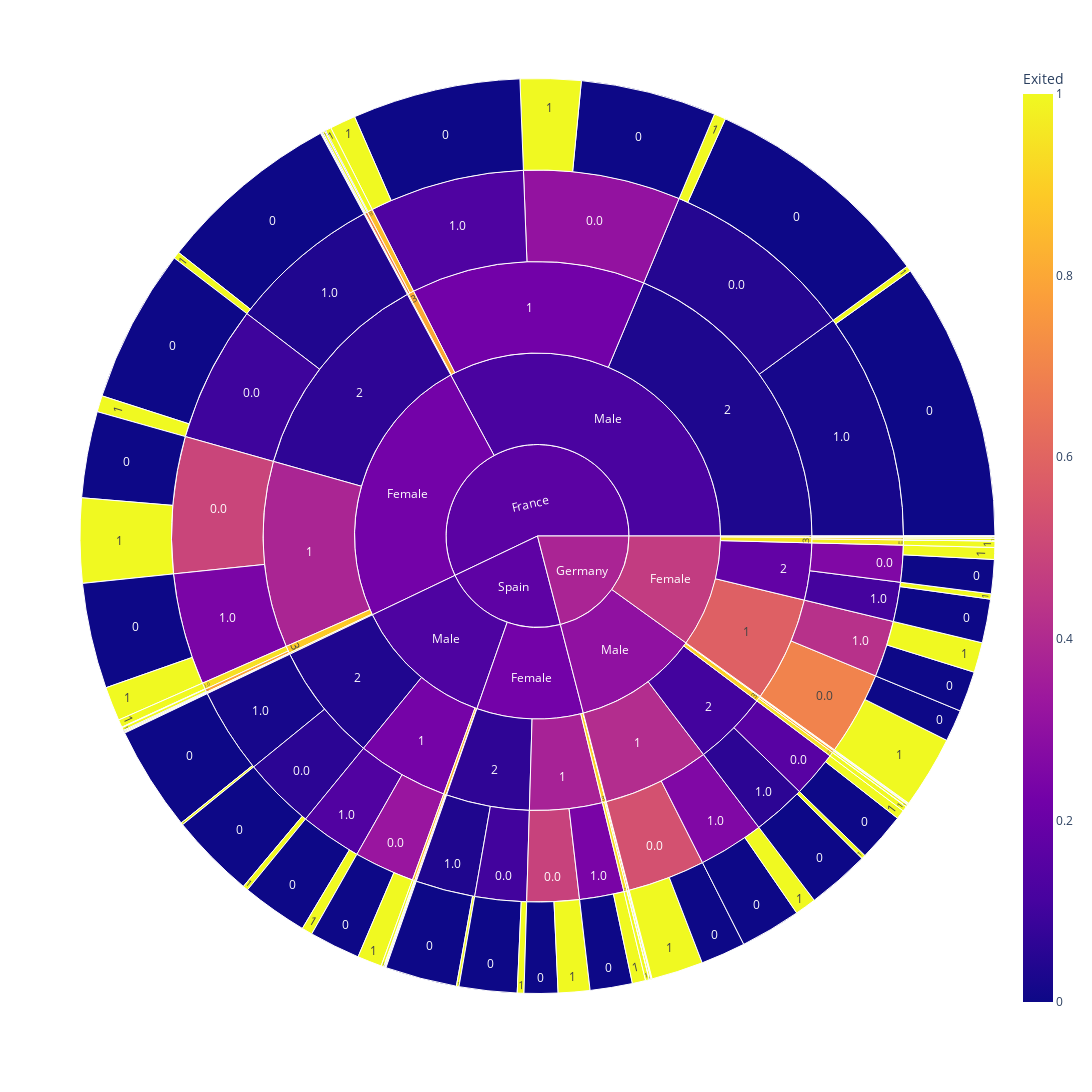

The code cell stored with this chart in its notebook:
### Markdown cell above
### Visulisation

### Code cell
import plotly.express as px
fig = px.sunburst(
    df,
    path=['Geography','Gender','NumOfProducts','IsActiveMember','Exited'], 
    color='Exited',color_discrete_map={'1':'gold', '0':'darkblue'},
    width=1200, height=1200
)
fig.show()

### Figure 1 — Plotly figure (JSON) as saved in the notebook; plotly's stock layout.template omitted (floating-point values rounded to 4 significant figures; data arrays with more than 128 entries replaced by an {"elided": "..."} marker saying what was removed)
{"data": [{"branchvalues": "total", "customdata": {"elided": "177x1 float values"}, "domain": {"x": [0, 1], "y": [0, 1]}, "hovertemplate": "labels=%{label}<br>count=%{value}<br>parent=%{parent}<br>id=%{id}<br>Exited=%{color}<extra></extra>", "ids": {"elided": "177 str values"}, "labels": {"elided": "177 str values"}, "marker": {"coloraxis": "coloraxis", "colors": {"elided": "177 float values"}}, "name": "", "parents": {"elided": "177 str values"}, "type": "sunburst", "values": {"elided": "177 int values"}}], "layout": {"coloraxis": {"colorbar": {"title": {"text": "Exited"}}, "colorscale": [[0, "#0d0887"], [0.1111, "#46039f"], [0.2222, "#7201a8"], [0.3333, "#9c179e"], [0.4444, "#bd3786"], [0.5556, "#d8576b"], [0.6667, "#ed7953"], [0.7778, "#fb9f3a"], [0.8889, "#fdca26"], [1, "#f0f921"]]}, "height": 1200, "legend": {"tracegroupgap": 0}, "margin": {"t": 60}, "width": 1200}}
